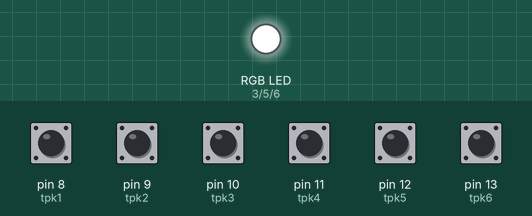
Bench run of a sketch on a simulated Arduino Uno, built with avr-gcc and run on an emulated ATmega328P. Shown: an RGB LED mixed from three pins (HIGH = lit). The test bench sets the inputs (shaded band); at power-on: pin 8 (tpk1), pin 9 (tpk2), pin 10 (tpk3), pin 11 (tpk4), pin 12 (tpk5), pin 13 (tpk6) HIGH.

Above: at 1.2 s.
1.3 s: pin 9 (tpk2) pulled LOW for 1 s
At 2.7 s:
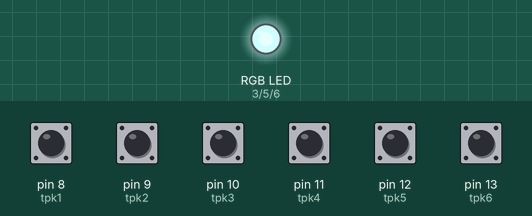
4.3 s: pin 11 (tpk4) pulled LOW for 0.15 s
At 5.6 s:
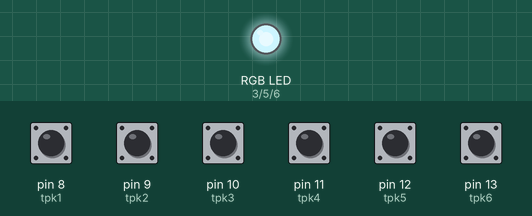
5.9 s: pin 13 (tpk6) pulled LOW for 0.15 s
At 6.8 s:
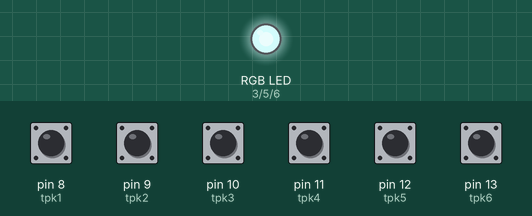
7.5 s: pin 9 (tpk2) pulled LOW for 1 s
At 8.7 s:
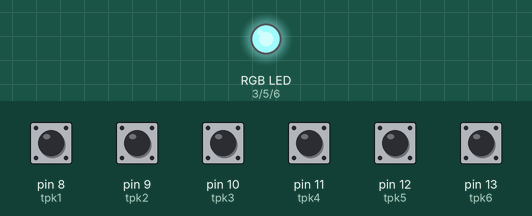
10.5 s: pin 9 (tpk2) pulled LOW for 1 s
At 12.2 s:
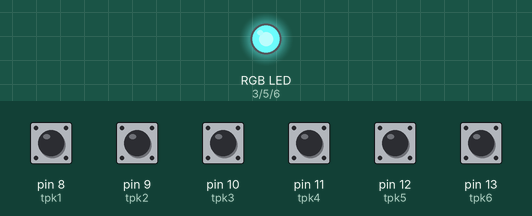
13.5 s: pin 10 (tpk3) pulled LOW for 0.15 s
At 14.0 s:
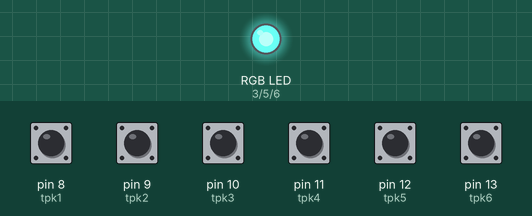
Timing chart, 0 to 16.1 s (numbered marks = the images above; inputs shaded):
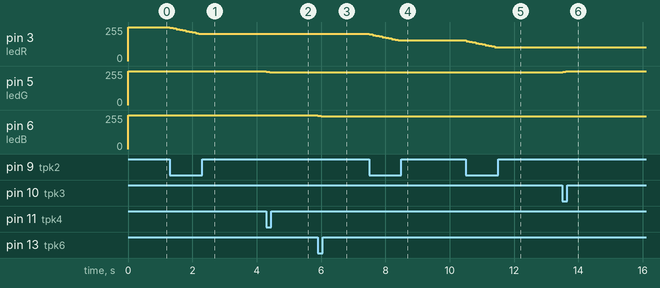

Measured:
- after the input at 1.3 s, pin 3 (ledR): moves from 255/255 to 205/255 over 0.90 s, starting at once
- after the input at 4.3 s, pin 5 (ledG): 255/255 → 250/255 at once, → 245/255 0.10 s later
- after the input at 5.9 s, pin 6 (ledB): 255/255 → 250/255 at once, → 245/255 0.10 s later
- after the input at 7.5 s, pin 3 (ledR): moves from 205/255 to 155/255 over 0.90 s, starting at once
- after the input at 10.5 s, pin 3 (ledR): moves from 155/255 to 105/255 over 0.90 s, starting at once
- after the input at 13.5 s, pin 5 (ledG): 245/255 → 250/255 at once, → 255/255 0.10 s later

The sketch:

K622.ino
```cpp
int ledR = 3;                  	        //definiraj ledR = 3
int ledG = 5;                  	        //definiraj ledG = 5
int ledB = 6;                  	        //definiraj ledB = 6
int tpk1 = 8;                   	//definiraj tpk1 = 8
int tpk2 = 9;                   	//definiraj tpk2 = 9
int tpk3 = 10;                  	//definiraj tpk3 = 10
int tpk4 = 11;                  	//definiraj tpk4 = 11
int tpk5 = 12;                  	//definiraj tpk5 = 12
int tpk6 = 13;                  	//definiraj tpk6 = 13
int jacinaR = 0;                	//definiraj jacinaR = 0
int jacinaG = 0;                	//definiraj jacinaG = 0
int jacinaB = 0;                	//definiraj jacinaB = 0

void setup() {
  pinMode(ledR, OUTPUT);         	//postavi izvod ledR kao izlazni
  pinMode(ledG, OUTPUT);       	        //postavi izvod ledG kao izlazni
  pinMode(ledB, OUTPUT);       	        //postavi izvod ledB kao izlazni
  pinMode(tpk1, INPUT_PULLUP);  	//postavi izvod tpk1 kao ulazni
  pinMode(tpk2, INPUT_PULLUP);  	//postavi izvod tpk2 kao ulazni
  pinMode(tpk3, INPUT_PULLUP);  	//postavi izvod tpk3 kao ulazni
  pinMode(tpk4, INPUT_PULLUP);  	//postavi izvod tpk4 kao ulazni
  pinMode(tpk5, INPUT_PULLUP);  	//postavi izvod tpk5 kao ulazni
  pinMode(tpk6, INPUT_PULLUP);  	//postavi izvod tpk6 kao ulazni
  digitalWrite(ledR, HIGH);    	        //isključi crveni segment-početno stanje
  digitalWrite(ledG, HIGH);    	        //isključi zeleni segment-početno stanje
  digitalWrite(ledB, HIGH);    	        //isključi plavi segment-početno stanje
}

void loop() {
  if(digitalRead(tpk1)==LOW){   	//ukoliko je pritisnuto tipkalo 1
    if(jacinaR>=5){             	//ukoliko je jacinaR veća ili jednaka 5
      jacinaR=jacinaR-5;        	//smanji jačinu za 5
    }
  }
  if(digitalRead(tpk2)==LOW){   	//ukoliko je pritisnuto tipkalo 2
    if(jacinaR<=250){           	//ukoliko je jacinaR manja ili jednaka 5
      jacinaR=jacinaR+5;        	//pojačaj jačinu za 5
    }
  }

  if(digitalRead(tpk3)==LOW){   	//ukoliko je pritisnuto tipkalo 3
    if(jacinaG>=5){             	//ukoliko je jacinaG veća ili jednaka 5
      jacinaG=jacinaG-5;        	//smanji jačinu za 5
    }
  }
  if(digitalRead(tpk4)==LOW){   	//ukoliko je pritisnuto tipkalo 4
    if(jacinaG<=250){           	//ukoliko je jacinaR manja ili jednaka 5
      jacinaG=jacinaG+5;        	//pojačaj jačinu za 5
    }
  }

  if(digitalRead(tpk5)==LOW){   	//ukoliko je pritisnuto tipkalo 5
    if(jacinaB>=5){             	//ukoliko je jacinaB veća ili jednaka 5
      jacinaB=jacinaB-5;        	//smanji jačinu za 5
    }
  }
  if(digitalRead(tpk6)==LOW){   	//ukoliko je pritisnuto tipkalo 6
    if(jacinaB<=250){           	//ukoliko je jacinaB manja ili jednaka 5
      jacinaB=jacinaB+5;        	//pojačaj jačinu za 5
    }
  }

  analogWrite(ledR, 255-jacinaR);	//postavi crveni segment na 255-jacinaR
  analogWrite(ledG, 255-jacinaG);	//postavi zeleni segment na 255-jacinaG
  analogWrite(ledB, 255-jacinaB);	//postavi plavi  segment na 255-jacinaB

  delay(100);                     	//čekaj 100 ms
}
```
